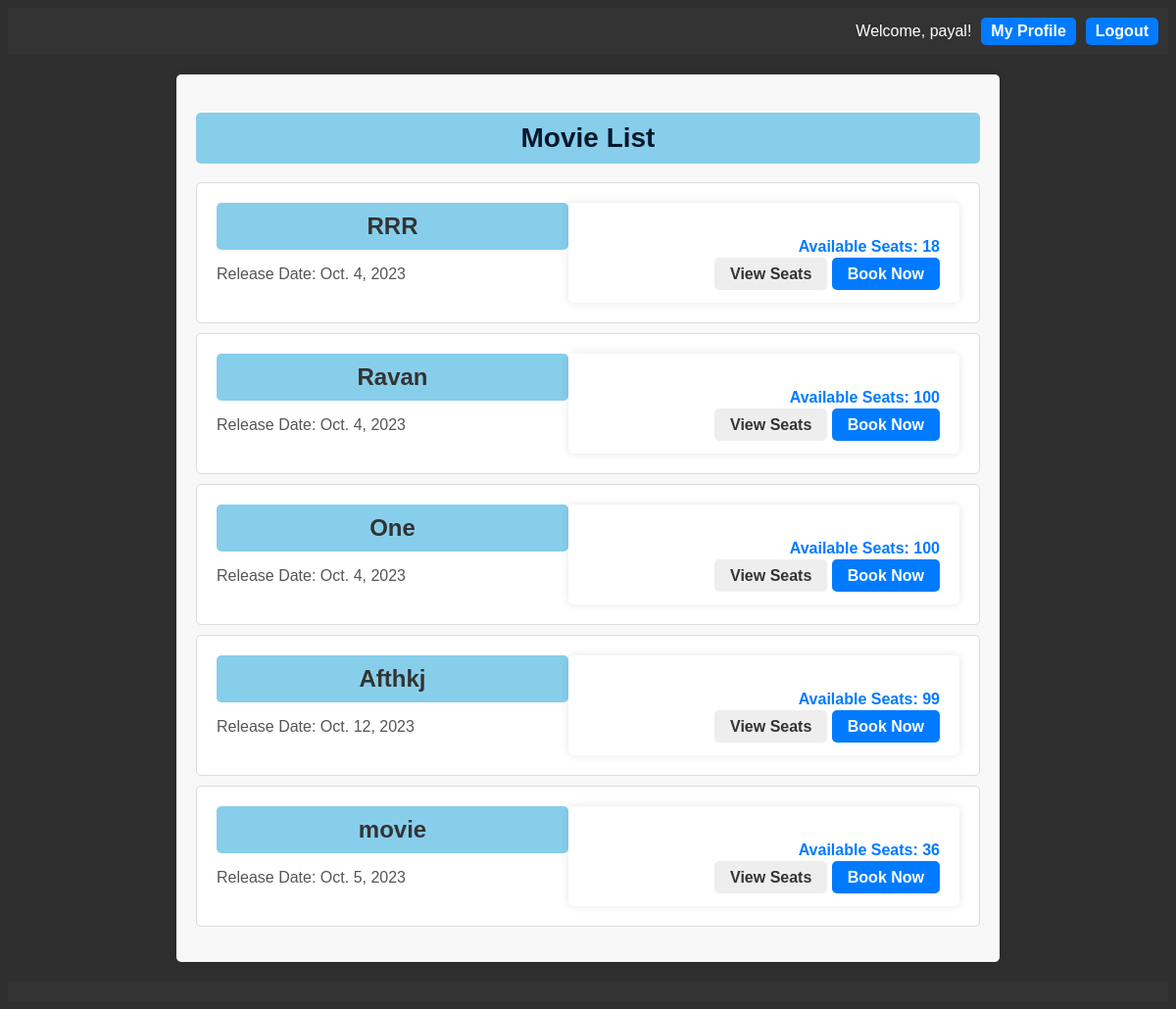
The app's page / (signed in) with its own data.
### movie_booking/models.py (models this page shows, shortened)
class CustomUser(AbstractBaseUser, PermissionsMixin):
    username = models.CharField(max_length=150, unique=True)
    email = models.EmailField(unique=True)
    first_name = models.CharField(max_length=30)
    last_name = models.CharField(max_length=30)
    is_active = models.BooleanField(default=True)
    is_staff = models.BooleanField(default=False)
    objects = CustomUserManager()
    USERNAME_FIELD = 'username'
    EMAIL_FIELD = 'email'
    REQUIRED_FIELDS = ['email', 'first_name', 'last_name']

class Movie(models.Model):
    title = models.CharField(max_length=100)
    description = models.TextField()
    total_seats = models.PositiveIntegerField(default=100)
    release_date = models.DateField()
    seats_available = models.PositiveIntegerField()
    seats_booked = models.PositiveIntegerField(default=0)

### movie_booking/views.py (the view)
# urls.py: path('', views.MovieListView.as_view(), name='movie_list'),
class MovieListView(ListView):
    model = Movie
    template_name = 'movie_booking/movie_list.html'
    context_object_name = 'movies'

### movie_booking/templates/movie_booking/movie_list.html
{% extends 'base.html' %}
{% load static %}
{% block content %}
<body>
  <div class="movie-list">
    <h1>Movie List</h1>
    <ul class="movie-items">
      {% for movie in movies %}
        <li class="movie-item">
          <div class="movie-header">
            <h2>{{ movie.title }}</h2>
            <p class="release-date">Release Date: {{ movie.release_date }}</p>
          </div>
          <div class="movie-details">
            <p class="available-seats">Available Seats: {{ movie.seats_available }}</p>
            <a href="{% url 'movie_seats' movie.id %}" class="btn btn-secondary">View Seats</a>
            <a href="{% url 'book_movie' movie.id %}" class="btn btn-primary">Book Now</a>
          </div>
        </li>
      {% endfor %}
    </ul>
  </div>
</body>
{% endblock %}

### movie_booking/templates/base.html (shortened to what this page needs)
{% load static %}
<!DOCTYPE html>
<html lang="en">
<head>
    <link rel="stylesheet" type="text/css" href="{% static 'movie_booking/styles.css' %}">
</head>
<body>
    <header class="header">
        <div class="container">
            <div class="user-info">
                {% if user.is_authenticated %}
                    <span>Welcome, {{ user.username }}!</span>
                    <a href="{% url 'profile' %}" class="btn">My Profile</a>
                    <a href="{% url 'logout' %}" class="btn">Logout</a>
                {% else %}
                    <a href="{% url 'login' %}" class="btn">Login</a>
                    <a href="{% url 'signup' %}" class="btn">Signup</a>
                {% endif %}
            </div>
        </div>
    </header>
    <main class="content">
        <div class="container">
            {% block content %}
            {% endblock %}
        </div>
    </main>
    <footer class="footer">
    </footer>
</body>
</html>

### movie_booking/static/movie_booking/styles.css (style rules this page uses)
body { font-family: Arial, sans-serif; background-color: #2f2f2f; }
.header { background-color: #333; color: #fff; padding: 10px; text-align: right; }
h1, h2, h3 { background-color: #87ceeb; color: #333; padding: 10px; border-radius: 5px; text-align: center; }
.movie-list { max-width: 800px; margin: 0 auto; padding: 20px; background-color: #f8f8f8; box-shadow: 0 0 10px rgba(0, 0, 0, 0.1); border-radius: 5px; }
.movie-list h1 { color: #04172b; font-size: 28px; }
.movie-items { list-style-type: none; padding: 0; }
.movie-item { background-color: #fff; border: 1px solid #ddd; padding: 20px; margin: 10px 0; border-radius: 5px; display: flex; justify-content: space-between; }
.movie-header { flex: 1; }
.movie-header h2 { font-size: 24px; margin: 0; }
.release-date { color: #555; }
.movie-details { flex: 1; text-align: right; }
.available-seats { font-weight: bold; color: #007bff; }
.btn { text-decoration: none; padding: 8px 16px; border-radius: 5px; font-weight: bold; cursor: pointer; transition: background-color 0.3s; }
.btn-primary { background-color: #007bff; color: #fff; }
.btn-secondary { background-color: #eee; color: #333; }
.user-info { display: flex; justify-content: flex-end; align-items: center; }
.user-info .btn { margin-left: 10px; text-decoration: none; padding: 5px 10px; background-color: #007bff; color: #fff; border-radius: 5px; }
.content { padding: 20px; }
.footer { background-color: #333; color: #fff; padding: 10px; text-align: center; }
.movie-details { max-width: 400px; margin: 0 auto; padding: 20px; background-color: #fff; box-shadow: 0 0 10px rgba(0, 0, 0, 0.1); border-radius: 5px; }
.movie-details p { font-size: 16px; margin-bottom: 10px; }
.movie-details .btn { text-decoration: none; padding: 8px 16px; border-radius: 5px; font-weight: bold; cursor: pointer; transition: background-color 0.3s; }
.movie-details .btn-secondary { background-color: #eee; color: #333; }

### records on screen
CustomUser: username "payal"
Movie: title "RRR", release_date "Oct. 4, 2023", seats_available "18"
Movie: title "Ravan", release_date "Oct. 4, 2023", seats_available "100"
Movie: title "One", release_date "Oct. 4, 2023", seats_available "100"
Movie: title "Afthkj", release_date "Oct. 12, 2023", seats_available "99"
Movie: title "movie", release_date "Oct. 5, 2023", seats_available "36"
